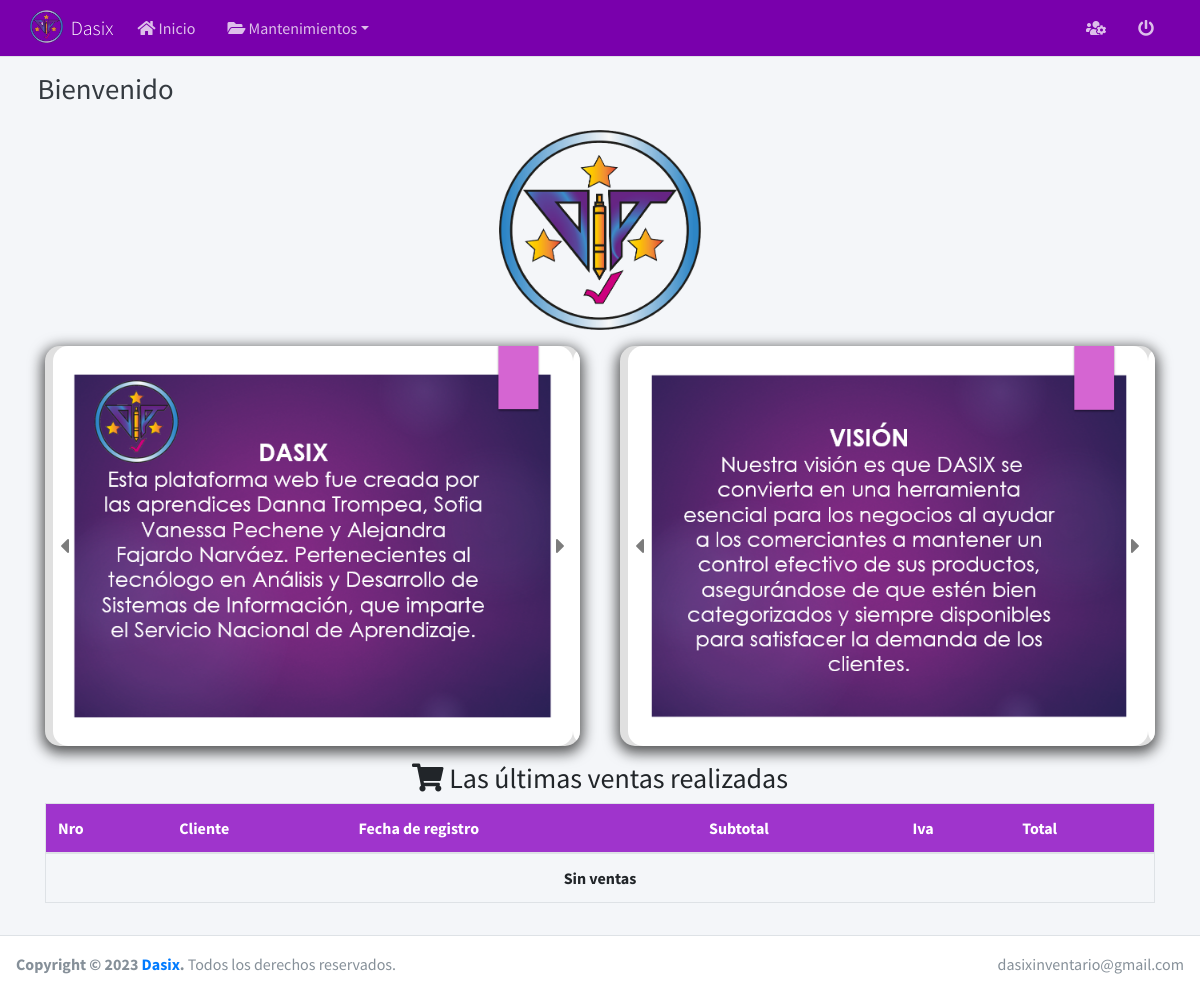
The page /dashboard/ on the database as committed earlier.
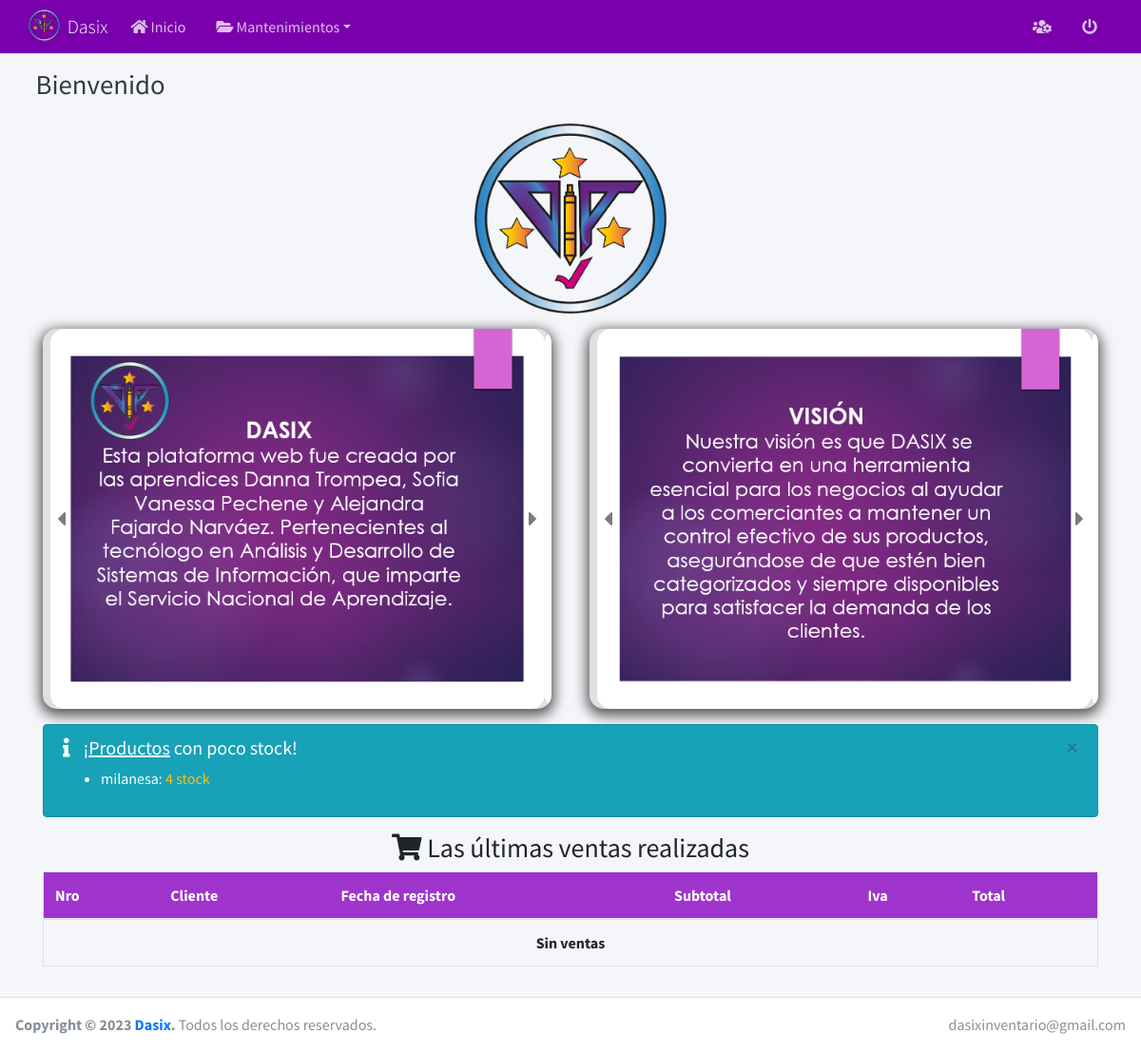
The same page on the database as committed later.
### core/inventario/models.py (models this page shows, shortened)
class Producto(BaseModel):
    Nombre=models.CharField(max_length=150,unique=True)
    cate=models.ForeignKey(Categoria, on_delete=models.CASCADE, verbose_name='Categoria')
    if "WEBSITE_HOSTNAME" in os.environ:
        image=models.ImageField(upload_to=f'{MEDIA_URL}producto/%y/%m/%d',null=True, blank=True, verbose_name='Imagen')
    else:
        image=models.ImageField(upload_to='producto/%y/%m/%d',null=True, blank=True, verbose_name='Imagen')
    Stock=models.IntegerField(default=0, verbose_name='Stock')
    pvp=models.DecimalField(default=0.00, max_digits=9,decimal_places=2, verbose_name='Precio de venta')
    class Meta:
        verbose_name='Producto'
        verbose_name_plural='Productos'
        ordering=['id']

### core/inventario/views/dashboard/views.py (the view, shortened to what this page needs)
# urls.py: path('dashboard/', DashboardView.as_view(), name='dashboard'),
class DashboardView(TemplateView):
    template_name= 'dashboard.html'
    def get_grafico_venta_mes(self):
        data=[]
        try:
            year=datetime.now().year
            for m in range(1,13):
                Total=Venta.objects.filter(Date_joined__year=year, Date_joined__month=m).aggregate(Total=Cast(Coalesce(Sum('Total'), 0.00),FloatField()))
                data.append(Total['Total'])
        except Exception as e:
            print(str(e))
        return data
    def get_context_data(self, **kwargs):
        context=super().get_context_data(**kwargs)
        context['panel']='Panel de administrador'
        context['grafico_venta_mes']=self.get_grafico_venta_mes()
        context['ventas']=Venta.objects.all().order_by("-Date_joined")[0:10]
        produ=Producto.objects.filter(Stock__lt=6)
        context['alert_produ']={"vali":True if produ.exists() else False,"produ": produ }
        return context

### templates/dashboard.html (shortened to what this page needs)
{% extends 'body.html' %} {% load static %} {% block head %}
<link rel="stylesheet" href="{% static "dashboard/css/carrusel.css" %}">
{% endblock %}
{% block content %}
<div class="container-fluid">
  <div class="w-100 d-flex flex-column align-items-center">
    <img src="{% static "img/logo-favi.png" %}" alt="" class="img-fluid col-12
    col-sm-6 logo-dash mb-3">
    <div class="d-flex flex-column flex-md-row mb-3">
      <div style="margin-right:20px;" class="w-100">
        <div
        class="align-self-center container-carousel col-12"
       >
        <div class="carruseles-1 carruseles" id="slider-1">
          <section class="slider-section-1 slider-section">
            <img src="{% static "img/slider-1-1.png" %}" alt="" />
          </section>
          <section class="slider-section-1 slider-section">
            <img src="{% static "img/slider-1-2.png" %}" alt="" />
          </section>
        </div>
        <div class="btn-left-1 btn-left"><i class="fas fa-caret-left"></i></div>
        <div class="btn-right-1 btn-right"><i class="fas fa-caret-right"></i></div>
        </div>
      </div>
      <div style="margin-left:20px;" class="w-100">
        <div
        class="align-self-center container-carousel col-12"
       >
        <div class="carruseles-2 carruseles" id="slider-2">
          <section class="slider-section-2 slider-section">
            <img src="{% static "img/slider-2-1.png" %}" alt="" />
          </section>
          <section class="slider-section-2 slider-section">
            <img src="{% static "img/slider-2-2.png" %}" alt="" />
          </section>
        </div>
        <div class="btn-left-2 btn-left"><i class="fas fa-caret-left"></i></div>
        <div class="btn-right-2 btn-right"><i class="fas fa-caret-right"></i></div>
        </div>
      </div>
    </div>
  </div>
  <div class="mb-3">
    {% if alert_produ.vali %}
    <div class="alert alert-info alert-dismissible">
      <button
        type="button"
        class="close"
        data-dismiss="alert"
        aria-hidden="true"
      >
        ×
      </button>
      <h5>
        <i class="icon fas fa-info"></i> ¡<a
          class="link_hover"
          href="{% url 'inventario:producto_list' %}"
          >Productos</a
        >
        con poco stock!
      </h5>
      <ul>
        {% for produ in alert_produ.produ %}
        <li>
          {{produ.Nombre}}:
          <span class="text-warning">{{produ.Stock}} stock</span>
        </li>
        {% endfor %}
      </ul>
    </div>
    {% endif %}
    <h3 class="text-center">
      <i class="fas fa-shopping-cart"></i> Las últimas ventas realizadas
    </h3>
    <table class="table border table-dash">
      <thead>
        <tr>
          <th scope="col">Nro</th>
          <th scope="col">Cliente</th>
          <th scope="col">Fecha de registro</th>
          <th scope="col">Subtotal</th>
          <th scope="col">Iva</th>
          <th scope="col">Total</th>
        </tr>
      </thead>
      <tbody>
        {% if not ventas %}
        <tr>
          <th colspan="6" class="text-center">Sin ventas</th>
        </tr>
        {% endif %}
      </tbody>
    </table>
  </div>
  <div class="d-flex flex-column flex-md-row justify-content-between">
    <div class="row col-12 col-md-6">
      <div class="col-lg-12">
      </div>
    </div>
  </div>
</div>
{% endblock %}

Rows that differ between the two databases and show on the page:
added Producto: Nombre "milanesa", Stock "4"
Other text that changed with them:
text now shown: "× ¡ Productos con poco stock!"
